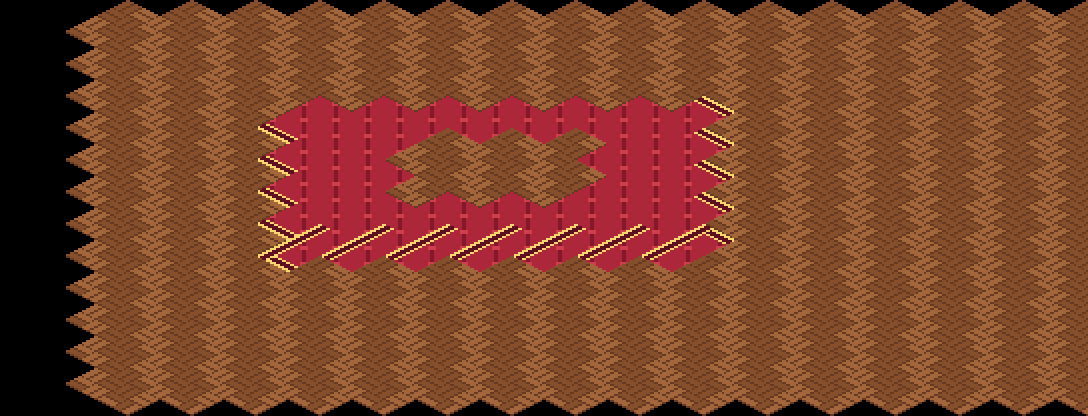

The image is a tile-based game level rendered from a .tmx file. Its description and complete source (layers, tilesets, objects, tile grids) follow:
An orthogonal 17x13 tile map with 64x32 px tiles, 1 tile layer (suelo).

<map version="1.10" orientation="orthogonal" renderorder="right-down" width="17" height="13" tilewidth="64" tileheight="32" infinite="0" nextlayerid="2" nextobjectid="1">
 <tileset firstgid="1" name="terreno_mundo" tilewidth="128" tileheight="64" tilecount="203" columns="8">
  <image source="../textures/../textures/terreno_mundo.png" width="1024" height="1664" />
  <tile id="201">
   <properties>
    <property name="collision" type="bool" value="true" />
   </properties>
  </tile>
 </tileset>
 <layer id="1" name="suelo" width="17" height="13">
  <data encoding="csv">
0,0,0,0,0,0,0,0,0,0,0,0,0,0,0,0,0,
0,159,159,159,159,159,159,159,159,159,159,159,159,159,159,159,159,
0,159,159,159,159,159,159,159,159,159,159,159,159,159,159,159,159,
0,159,159,159,159,159,159,159,159,159,159,159,159,159,159,159,159,
0,159,159,159,175,173,173,173,173,173,177,159,159,159,159,159,159,
0,159,159,159,171,170,202,202,202,170,172,159,159,159,159,159,159,
0,159,159,159,171,170,202,202,202,170,172,159,159,159,159,159,159,
0,159,159,159,171,170,170,170,170,170,172,159,159,159,159,159,159,
0,159,159,159,176,174,174,174,174,174,178,159,159,159,159,159,159,
0,159,159,159,159,159,159,159,159,159,159,159,159,159,159,159,159,
0,159,159,159,159,159,159,159,159,159,159,159,159,159,159,159,159,
0,159,159,159,159,159,159,159,159,159,159,159,159,159,159,159,159,
0,159,159,159,159,159,159,159,159,159,159,159,159,159,159,159,159
</data>
 </layer>
</map>
